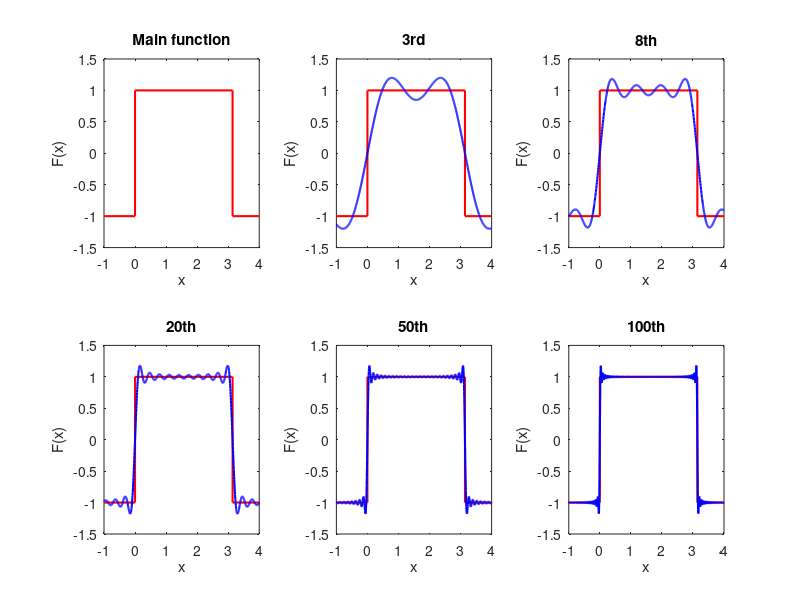
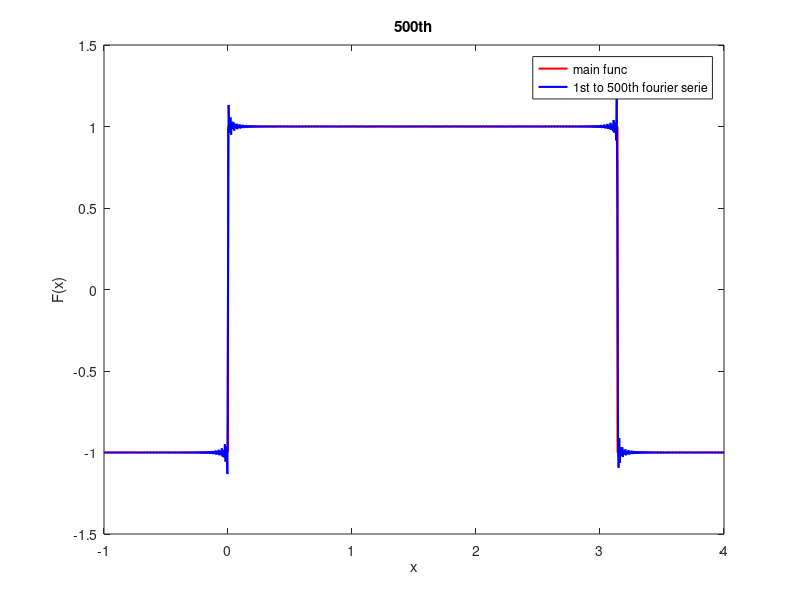

The MATLAB script that drew these images, in order:
clc;
clear;
close all;
% By Hamidreza Sanati Ghazani
% Stu_id : 140051411058
% Tel_id : @hamid_sg
% Email  : hamidrezaghazani1382@gmail.com

%%
x_x = -1:0.005:4;
k = 1;
L = pi;
n = 1:100;
%% Main Func points
M_x = [-1,0,0,pi,pi,4];
M_y = [-k,-k,k,k,-k,-k];



%%
figure(1)
subplot(2,3,1)
plot(M_x,M_y,'r','linewidth',1.5);
axis([-1,4,-1.5,1.5])
ylabel('F(x)');xlabel('x');
title('Main function')



%%
subplot(2,3,2)
plot(M_x,M_y,'r','linewidth',1.5);
axis([-1,4,-1.5,1.5])
hold on;
n = 1:3;
%% Generate A0
f1 = @(x) -k;
f2 = @(x) k;
A01 = 1/(2*L)*integral(f1,-L,0,'arrayvalued',true);
A02 = 1/(2*L)*integral(f2,0,L,'arrayvalued',true);
A0n = A01+A02;
%% Generate An
f1 = @(x) -k*cos(n*pi/L*x);
f2 = @(x) k*cos(n*pi/L*x);
A1 = 1/L*integral(f1,-L,0,'arrayvalued',true);
A2 = 1/L*integral(f2,0,L,'arrayvalued',true);
An = A1+A2;
%% Generate Bn
f1 = @(x) -k*sin(n*pi/L*x);
f2 = @(x) k*sin(n*pi/L*x);
B1 = 1/L*integral(f1,-L,0,'arrayvalued',true);
B2 = 1/L*integral(f2,0,L,'arrayvalued',true);
Bn = B1+B2;
%% Generate Foureir Serie of F
for i = 1:numel(x_x)
    B(i,:) = An.*cos(n*pi/L*x_x(i))+Bn.*sin(n*pi/L*x_x(i));
end
F = sum(B,2)+A0n;

plot(x_x,F,'b','linewidth',1.5)
ylabel('F(x)');xlabel('x');
title('3rd')
clear B F;



%%
subplot(2,3,3)
plot(M_x,M_y,'r','linewidth',1.5);
axis([-1,4,-1.5,1.5])
hold on;
n = 1:8;
%% Generate A0
f1 = @(x) -k;
f2 = @(x) k;
A01 = 1/(2*L)*integral(f1,-L,0,'arrayvalued',true);
A02 = 1/(2*L)*integral(f2,0,L,'arrayvalued',true);
A0n = A01+A02;
%% Generate An
f1 = @(x) -k*cos(n*pi/L*x);
f2 = @(x) k*cos(n*pi/L*x);
A1 = 1/L*integral(f1,-L,0,'arrayvalued',true);
A2 = 1/L*integral(f2,0,L,'arrayvalued',true);
An = A1+A2;
%% Generate Bn
f1 = @(x) -k*sin(n*pi/L*x);
f2 = @(x) k*sin(n*pi/L*x);
B1 = 1/L*integral(f1,-L,0,'arrayvalued',true);
B2 = 1/L*integral(f2,0,L,'arrayvalued',true);
Bn = B1+B2;
%% Generate Foureir Serie of F
for i = 1:numel(x_x)
    B(i,:) = An.*cos(n*pi/L*x_x(i))+Bn.*sin(n*pi/L*x_x(i));
end
F = sum(B,2)+A0n;

plot(x_x,F,'b','linewidth',1.5)
ylabel('F(x)');xlabel('x');
title('8th')
clear B F;




%%
subplot(2,3,4)
plot(M_x,M_y,'r','linewidth',1.5);
axis([-1,4,-1.5,1.5])
hold on;
n = 1:20;
%% Generate A0
f1 = @(x) -k;
f2 = @(x) k;
A01 = 1/(2*L)*integral(f1,-L,0,'arrayvalued',true);
A02 = 1/(2*L)*integral(f2,0,L,'arrayvalued',true);
A0n = A01+A02;
%% Generate An
f1 = @(x) -k*cos(n*pi/L*x);
f2 = @(x) k*cos(n*pi/L*x);
A1 = 1/L*integral(f1,-L,0,'arrayvalued',true);
A2 = 1/L*integral(f2,0,L,'arrayvalued',true);
An = A1+A2;
%% Generate Bn
f1 = @(x) -k*sin(n*pi/L*x);
f2 = @(x) k*sin(n*pi/L*x);
B1 = 1/L*integral(f1,-L,0,'arrayvalued',true);
B2 = 1/L*integral(f2,0,L,'arrayvalued',true);
Bn = B1+B2;
%% Generate Foureir Serie of F
for i = 1:numel(x_x)
    B(i,:) = An.*cos(n*pi/L*x_x(i))+Bn.*sin(n*pi/L*x_x(i));
end
F = sum(B,2)+A0n;

plot(x_x,F,'b','linewidth',1.5)
ylabel('F(x)');xlabel('x');
title('20th')
clear B F;



%%
subplot(2,3,5)
plot(M_x,M_y,'r','linewidth',1.5);
axis([-1,4,-1.5,1.5])
hold on;
n = 1:50;
%% Generate A0
f1 = @(x) -k;
f2 = @(x) k;
A01 = 1/(2*L)*integral(f1,-L,0,'arrayvalued',true);
A02 = 1/(2*L)*integral(f2,0,L,'arrayvalued',true);
A0n = A01+A02;
%% Generate An
f1 = @(x) -k*cos(n*pi/L*x);
f2 = @(x) k*cos(n*pi/L*x);
A1 = 1/L*integral(f1,-L,0,'arrayvalued',true);
A2 = 1/L*integral(f2,0,L,'arrayvalued',true);
An = A1+A2;
%% Generate Bn
f1 = @(x) -k*sin(n*pi/L*x);
f2 = @(x) k*sin(n*pi/L*x);
B1 = 1/L*integral(f1,-L,0,'arrayvalued',true);
B2 = 1/L*integral(f2,0,L,'arrayvalued',true);
Bn = B1+B2;
%% Generate Foureir Serie of F
for i = 1:numel(x_x)
    B(i,:) = An.*cos(n*pi/L*x_x(i))+Bn.*sin(n*pi/L*x_x(i));
end
F = sum(B,2)+A0n;

plot(x_x,F,'b','linewidth',1.5)
ylabel('F(x)');xlabel('x');
title('50th')
clear B F;



%%
subplot(2,3,6)
plot(M_x,M_y,'r','linewidth',1.5);
axis([-1,4,-1.5,1.5])
hold on;
n = 1:100;
%% Generate A0
f1 = @(x) -k;
f2 = @(x) k;
A01 = 1/(2*L)*integral(f1,-L,0,'arrayvalued',true);
A02 = 1/(2*L)*integral(f2,0,L,'arrayvalued',true);
A0n = A01+A02;
%% Generate An
f1 = @(x) -k*cos(n*pi/L*x);
f2 = @(x) k*cos(n*pi/L*x);
A1 = 1/L*integral(f1,-L,0,'arrayvalued',true);
A2 = 1/L*integral(f2,0,L,'arrayvalued',true);
An = A1+A2;
%% Generate Bn
f1 = @(x) -k*sin(n*pi/L*x);
f2 = @(x) k*sin(n*pi/L*x);
B1 = 1/L*integral(f1,-L,0,'arrayvalued',true);
B2 = 1/L*integral(f2,0,L,'arrayvalued',true);
Bn = B1+B2;
%% Generate Foureir Serie of F
for i = 1:numel(x_x)
    B(i,:) = An.*cos(n*pi/L*x_x(i))+Bn.*sin(n*pi/L*x_x(i));
end
F = sum(B,2)+A0n;

plot(x_x,F,'b','linewidth',1.5)
ylabel('F(x)');xlabel('x');
title('100th')
clear B F;


%%
figure(2)
plot(M_x,M_y,'r','linewidth',1.5);
axis([-1,4,-1.5,1.5])
hold on;
n = 1:500;
%% Generate A0
f1 = @(x) -k;
f2 = @(x) k;
A01 = 1/(2*L)*integral(f1,-L,0,'arrayvalued',true);
A02 = 1/(2*L)*integral(f2,0,L,'arrayvalued',true);
A0n = A01+A02;
%% Generate An
f1 = @(x) -k*cos(n*pi/L*x);
f2 = @(x) k*cos(n*pi/L*x);
A1 = 1/L*integral(f1,-L,0,'arrayvalued',true);
A2 = 1/L*integral(f2,0,L,'arrayvalued',true);
An = A1+A2;
%% Generate Bn
f1 = @(x) -k*sin(n*pi/L*x);
f2 = @(x) k*sin(n*pi/L*x);
B1 = 1/L*integral(f1,-L,0,'arrayvalued',true);
B2 = 1/L*integral(f2,0,L,'arrayvalued',true);
Bn = B1+B2;
%% Generate Foureir Serie of F
for i = 1:numel(x_x)
    B(i,:) = An.*cos(n*pi/L*x_x(i))+Bn.*sin(n*pi/L*x_x(i));
end
F = sum(B,2)+A0n;

plot(x_x,F,'b','linewidth',1.5)
ylabel('F(x)');xlabel('x');
title('500th')
clear B F;
ylabel('F(x)');xlabel('x');
legend('main func','1st to 500th fourier serie');













